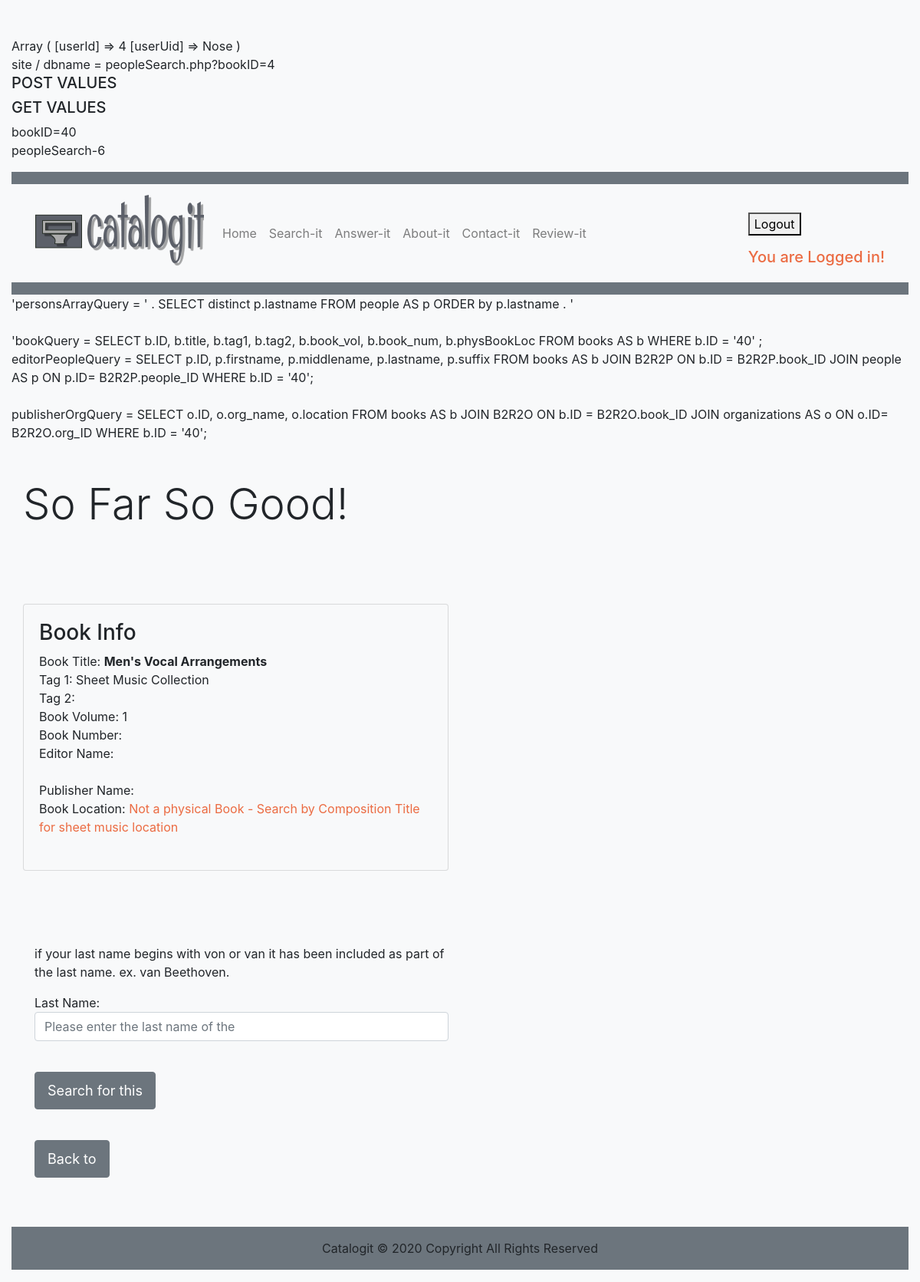
The page /peopleSearch.php?bookID=40 (signed in) on the database its author committed.
### tables this page shows
CREATE TABLE `books` (
  `ID` int(8) unsigned NOT NULL AUTO_INCREMENT,
  `title` varchar(80) NOT NULL,
  `tag1` varchar(350) DEFAULT NULL,
  `tag2` varchar(350) DEFAULT NULL,
  `book_vol` varchar(80) DEFAULT NULL,
  `book_num` varchar(20) DEFAULT NULL,
  `physBookLoc` varchar(255) DEFAULT NULL,
  PRIMARY KEY (`ID`)
);

### peopleSearch.php (the view, shortened to what this page needs)
<?php
include 'boilerplate.php';
if($debug) {
    echo <<<_END
<p>peopleSearch-6</p>
_END;
}
include 'beginningNav.php';
$searchPeopleLastNameErr = "";
$bookID = "";
$compositionID = "";
$oldPeopleID = "";
$editBook = "";
$editComposition = "";
$findComposer = "";
$findPerson = "";
$role = "";
if(isset($_REQUEST['bookID']) && is_numeric($_REQUEST['bookID'])) {
    $bookID = $_REQUEST['bookID'];
}
$washPostVar = cleanup_post($bookID);
$bookIDAltered = strip_before_insert($conn, $washPostVar);
$personsArrayQuery = "
                SELECT distinct p.lastname
                FROM people AS p
                ORDER by p.lastname
                  ";
if($debug) {
    $debug_string.=" 'personsArrayQuery = ' . $personsArrayQuery . '<br/><br/>'";
}
if($debug) {
    echo $debug_string;
}
    if($editBook !== "true" && $editComposition !== "true" && $findComposer !== "true" && $findPerson !== "true") {
        $bookQuery  = <<<_END
          SELECT b.ID, b.title, b.tag1, b.tag2, b.book_vol, b.book_num, b.physBookLoc
          FROM books AS b
          WHERE b.ID = '$bookIDAltered' ;
_END;
        $bookQueryResult = $conn->query($bookQuery);
        if($debug) {
            echo 'bookQuery =' . $bookQuery . '</br>';
        }
        if($bookQueryResult) {
            $numberOfBookRows = $bookQueryResult->num_rows;
            for ($j = 0; $j < $numberOfBookRows; ++$j) {
                $row = $bookQueryResult->fetch_array(MYSQLI_NUM);
                $bookID = $row[0];
                $bookTitle = $row[1];
                $bookTag1 = $row[2];
                $bookTag2 = $row[3];
                $bookVolume = $row[4];
                $bookNumber = $row[5];
                $physBookLocNote = $row[6];
            }
        }
        $editorPeopleQuery = <<<_END
      SELECT  p.ID, p.firstname, p.middlename, p.lastname, p.suffix
      FROM books AS b
      JOIN B2R2P ON b.ID = B2R2P.book_ID
      JOIN people AS p ON p.ID= B2R2P.people_ID
      WHERE b.ID = '$bookIDAltered';
_END;
        $resultEditorPeopleQuery = $conn->query($editorPeopleQuery);
        if($debug) {
            echo 'editorPeopleQuery = ' . $editorPeopleQuery . '<br/><br/>';
        }
        if ($resultEditorPeopleQuery) {
            $editorPeopleString= "";
        }
        $displayEditorPeopleString = substr($editorPeopleString, 0, strrpos($editorPeopleString, "</br>Editor Name: " ));
        $publisherOrgQuery = <<<_END
      SELECT  o.ID, o.org_name, o.location
      FROM books AS b
      JOIN B2R2O ON b.ID = B2R2O.book_ID
      JOIN organizations AS o ON o.ID= B2R2O.org_ID
      WHERE b.ID = '$bookIDAltered';
_END;
        $resultPublisherOrgQuery = $conn->query($publisherOrgQuery);
        if($debug) {
            echo 'publisherOrgQuery = ' . $publisherOrgQuery . '<br/><br/>';
        }
        if ($resultPublisherOrgQuery) {
            $publisherOrgString= "";
        }
        $displayPublisherOrgString = substr($publisherOrgString, 0, strrpos($publisherOrgString, "</br>Publisher Name: " ));
        echo <<<_END
    <div class="container-fluid bg-light pt-4 pb-5">
      <h3 class="display-4 pb-3">So Far So Good!</h3>
      $informationText
    </div>
_END;
    if($bookID) {
        echo <<<_END
      <div class="container-fluid bg-light pt-4 pb-5">
      <div class="row">
          <div class="col-md-6 pb-4">
            <div class="card bg-light">
              <div class="card-body">
                <h3> Book Info </h3>
                Book Title: <strong>$bookTitle</strong> <br/>
                Tag 1: $bookTag1 <br/>
                Tag 2: $bookTag2 <br/>
                Book Volume: $bookVolume <br/>
                Book Number: $bookNumber <br/>
                Editor Name: $displayEditorPeopleString<br/>
           <br/>Publisher Name: $displayPublisherOrgString <br/>
                Book Location: <span style="color:#EB6B42;">  $physBookLocNote</span><br/><br/>
              </div>
            </div>
          </div>
        </div>
      </div>
_END;
}
}
    echo <<<_END
    <div class="container-fluid bg-light pt-4 pb-5" >
      <div class="col-md-6">
        <form action="peopleSearch.php" method="post">
          $replacePeopleContinueText
          $addNewPeopleContinueText
          $findComposerContinueText
          $findPersonContinueText
         <p> if your $role last name begins with von or van it has been included as part of the last name. ex. van Beethoven. </p>
          $role Last Name: $searchPeopleLastNameErr
          <input class="form-control" autocomplete="off" type="text" name="searchPeopleLastName" id="searchPeopleLastName" autofocus placeholder = "Please enter the last name of the $role "/>
          <ul id="cmpsrsArray"></ul>
          <input class="btn btn-secondary mt-4" type="submit" value="Search for this $role"/>
          <input type="hidden" name="bookID" value="{$bookID}"/>
          <input type="hidden" name="compositionID" value="{$compositionID}"/>
          <input type="hidden" name="oldPeopleID" value="{$oldPeopleID}"/>
          <input type="hidden" name="submit" value="true"/>
          $sendReplace
          $sendEditBook
          $sendEditComposition
          $sendAddNew
          $sendFindComposer
          $sendFindPerson
        </form>
        <form action="$formAction" method="post">
          <input class="btn btn-secondary mt-4" type="submit" value="Back to $page "/>
          <input type="hidden" name="bookID" value="$bookID"/>
          <input type="hidden" name="compositionID" value="$compositionID"/>
        </form>
      </div>
    </div>
_END;
include 'footer.php';
include 'endingBoilerplate.php';
?>

### css/style.css (style rules this page uses)
@media (min-width: 768px) { .btn { font-size: 12px; padding: 6px 12px; } }
@media (min-width: 992px) { .btn { font-size: 14px; padding: 8px 12px; } }
@media (min-width: 1200px) { .btn { padding: 10px 16px; font-size: 18px; } }

### rows shown on the page
books: title "Men's Vocal Arrangements", tag1 "Sheet Music Collection", book_vol "1", physBookLoc "Not a physical Book - Search by Composition Title for sheet music location"

### other values the page prints
$key "bookID"
$value "40"
$personsArrayQuery "SELECT distinct p.lastname FROM people AS p ORDER by p.lastname"
$bookQuery "SELECT b.ID, b.title, b.tag1, b.tag2, b.book_vol, b.book_num, b.physBookLoc FROM books AS b WHERE b.ID = '40' ;"
$editorPeopleQuery "SELECT p.ID, p.firstname, p.middlename, p.lastname, p.suffix FROM books AS b JOIN B2R2P ON b.ID = B2R2P.book_ID JOIN people AS p ON p.ID= B2R2P.people_ID WHERE b.ID = '40';"
$publisherOrgQuery "SELECT o.ID, o.org_name, o.location FROM books AS b JOIN B2R2O ON b.ID = B2R2O.book_ID JOIN organizations AS o ON o.ID= B2R2O.org_ID WHERE b.ID = '40';"
$yearDate("Y") "2020"
